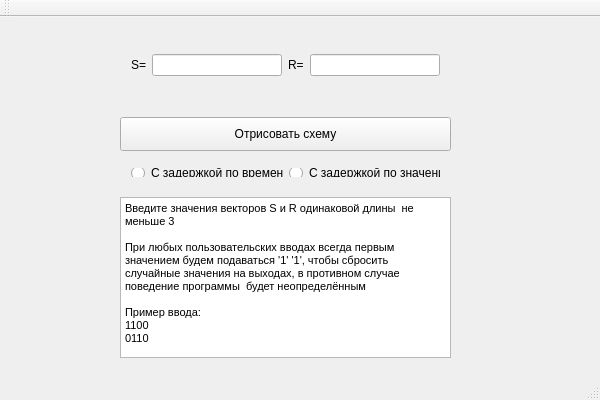
<?xml version="1.0" encoding="UTF-8"?>
<ui version="4.0">
 <class>simpleOrThreadTriggerClass</class>
 <widget class="QMainWindow" name="simpleOrThreadTriggerClass">
  <property name="geometry">
   <rect>
    <x>0</x>
    <y>0</y>
    <width>600</width>
    <height>400</height>
   </rect>
  </property>
  <property name="windowTitle">
   <string>simpleOrThreadTrigger</string>
  </property>
  <widget class="QWidget" name="centralWidget">
   <widget class="QWidget" name="horizontalLayoutWidget_2">
    <property name="geometry">
     <rect>
      <x>120</x>
      <y>10</y>
      <width>331</width>
      <height>76</height>
     </rect>
    </property>
    <layout class="QHBoxLayout" name="horizontalLayout_2">
     <item>
      <widget class="QLabel" name="label">
       <property name="text">
        <string>S=</string>
       </property>
      </widget>
     </item>
     <item>
      <widget class="QLineEdit" name="lineEdit"/>
     </item>
     <item>
      <widget class="QLabel" name="label_2">
       <property name="text">
        <string>R=</string>
       </property>
      </widget>
     </item>
     <item>
      <widget class="QLineEdit" name="lineEdit_2"/>
     </item>
    </layout>
   </widget>
   <widget class="QPushButton" name="pushButton">
    <property name="geometry">
     <rect>
      <x>120</x>
      <y>100</y>
      <width>331</width>
      <height>34</height>
     </rect>
    </property>
    <property name="text">
     <string>Отрисовать схему</string>
    </property>
   </widget>
   <widget class="QWidget" name="horizontalLayoutWidget">
    <property name="geometry">
     <rect>
      <x>120</x>
      <y>140</y>
      <width>331</width>
      <height>31</height>
     </rect>
    </property>
    <layout class="QHBoxLayout" name="horizontalLayout">
     <item>
      <widget class="QRadioButton" name="radioButton">
       <property name="text">
        <string>С задержкой по времени</string>
       </property>
      </widget>
     </item>
     <item>
      <widget class="QRadioButton" name="radioButton_2">
       <property name="text">
        <string>С задержкой по значению</string>
       </property>
      </widget>
     </item>
    </layout>
   </widget>
   <widget class="QTextBrowser" name="textBrowser">
    <property name="geometry">
     <rect>
      <x>120</x>
      <y>180</y>
      <width>331</width>
      <height>161</height>
     </rect>
    </property>
    <property name="html">
     <string>&lt;!DOCTYPE HTML PUBLIC &quot;-//W3C//DTD HTML 4.0//EN&quot; &quot;http://www.w3.org/TR/REC-html40/strict.dtd&quot;&gt;
&lt;html&gt;&lt;head&gt;&lt;meta name=&quot;qrichtext&quot; content=&quot;1&quot; /&gt;&lt;style type=&quot;text/css&quot;&gt;
p, li { white-space: pre-wrap; }
&lt;/style&gt;&lt;/head&gt;&lt;body style=&quot; font-family:'MS Shell Dlg 2'; font-size:8.25pt; font-weight:400; font-style:normal;&quot;&gt;
&lt;p style=&quot; margin-top:0px; margin-bottom:0px; margin-left:0px; margin-right:0px; -qt-block-indent:0; text-indent:0px;&quot;&gt;Введите значения векторов S и R одинаковой длины  не меньше 3&lt;/p&gt;
&lt;p style=&quot;-qt-paragraph-type:empty; margin-top:0px; margin-bottom:0px; margin-left:0px; margin-right:0px; -qt-block-indent:0; text-indent:0px;&quot;&gt;&lt;br /&gt;&lt;/p&gt;
&lt;p style=&quot; margin-top:0px; margin-bottom:0px; margin-left:0px; margin-right:0px; -qt-block-indent:0; text-indent:0px;&quot;&gt;При любых пользовательских вводах всегда первым значением будем подаваться '1' '1', чтобы сбросить случайные значения на выходах, в противном случае поведение программы  будет неопределённым&lt;br /&gt;&lt;br /&gt;Пример ввода:&lt;br /&gt;1100&lt;br /&gt;0110&lt;/p&gt;&lt;/body&gt;&lt;/html&gt;</string>
    </property>
   </widget>
  </widget>
  <widget class="QMenuBar" name="menuBar">
   <property name="geometry">
    <rect>
     <x>0</x>
     <y>0</y>
     <width>600</width>
     <height>21</height>
    </rect>
   </property>
  </widget>
  <widget class="QToolBar" name="mainToolBar">
   <attribute name="toolBarArea">
    <enum>TopToolBarArea</enum>
   </attribute>
   <attribute name="toolBarBreak">
    <bool>false</bool>
   </attribute>
  </widget>
  <widget class="QStatusBar" name="statusBar"/>
 </widget>
 <layoutdefault spacing="6" margin="11"/>
 <resources>
  <include location="simpleOrThreadTrigger.qrc"/>
 </resources>
 <connections/>
</ui>
